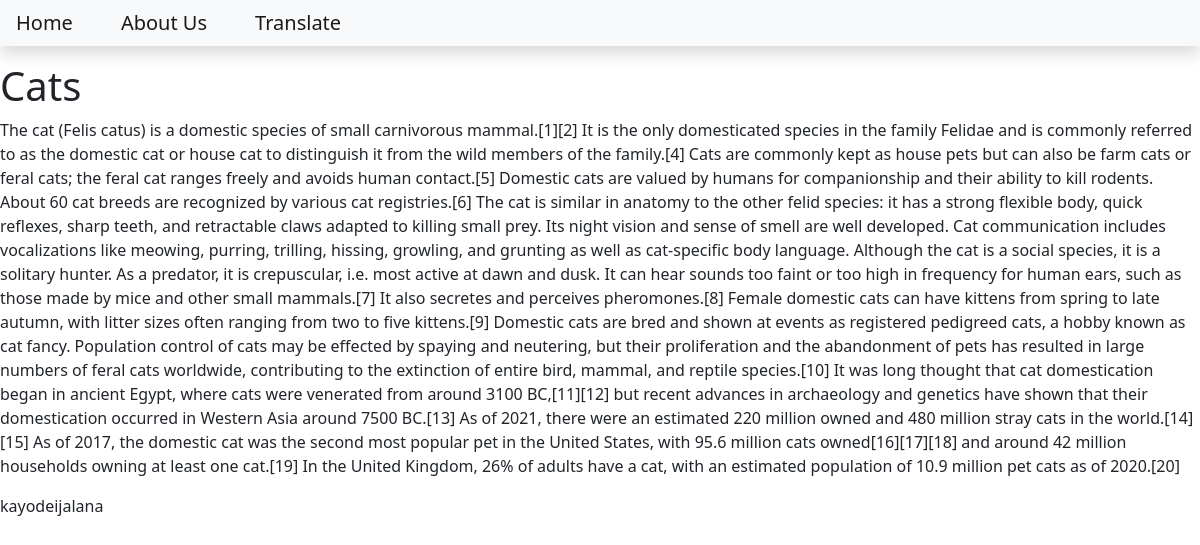
Page /cats on the committed database.
### blog/models.py (models this page shows, shortened)
class Post(models.Model):
    title = models.CharField(max_length=200)
    content = models.TextField()
    date_created = models.DateTimeField(auto_now_add=True)
    slug = models.SlugField(max_length=200, unique=True)
    author = models.ForeignKey(to=User, on_delete=models.CASCADE)
    status = models.IntegerField(choices=STATUS, default=0)

### blog/views.py (the view)
# urls.py: path('<slug:slug>', views.BlogView.as_view(), name='blog_view'),
class BlogView(generic.DetailView):
    model = Post
    template_name = 'blog.html'

### templates/blog.html
{% extends 'base.html' %}
{% block content %}
    <h1>{{object.title}}</h1>
    <p>{{object.content}}</p>
    <p>{{object.author}}</p>
{% endblock content %}

### rows in the picture
Post: title "Cats", content "The cat (Felis catus) is a domestic species of small carnivorous mammal.[1][2] It is the only domesticated species in the family Felidae and is commonly referred to as the domestic cat or house cat to distinguish it from the wild members of the family.[4] Cats are commonly kept as house pets but can also be farm cats or feral cats; the feral cat ranges freely and avoids human contact.[5] Domestic cats are valued by humans for companionship and their ability to kill rodents. About 60 cat breeds are recognized by various cat registries.[6] The cat is similar in anatomy to the other felid species: it has a strong flexible body, quick reflexes, sharp teeth, and retractable claws adapted to…", author "kayodeijalana"
